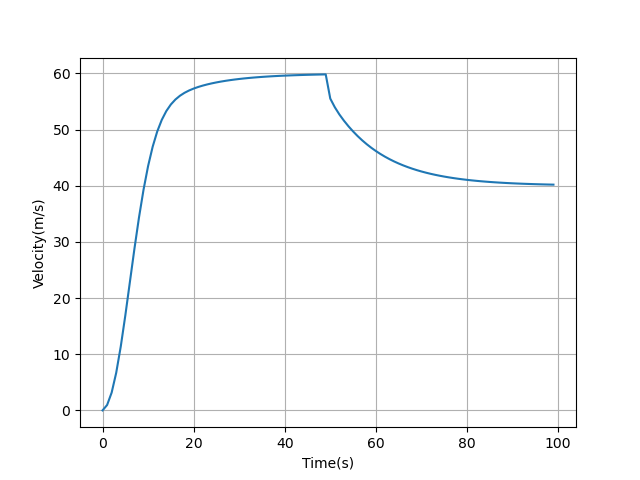

Python code for this plot:
import matplotlib
import matplotlib.pyplot as plt
import math
m=1200
v=0
v1=[]
t=0
t1=[i for i in range(100)]
b=50
vr=[60,40]
kp=10
ki=5
kd=1
old_e=0
E=0
i=0
while t!=100:
    if(t==50):
        i+=1
    e=vr[i]-v
    e_dot=e-old_e
    E=E+e
    u=kp*e+kd*e_dot+ki*E
    old_e=e
    v=(m*v+t*u)/(m+b*t)
    v1.append(v)
    t+=1
    print(f"{v} (velocity) \n")
plt.plot(t1,v1)
plt.xlabel('Time(s)')
plt.ylabel('Velocity(m/s)')
plt.grid()
plt.show()
